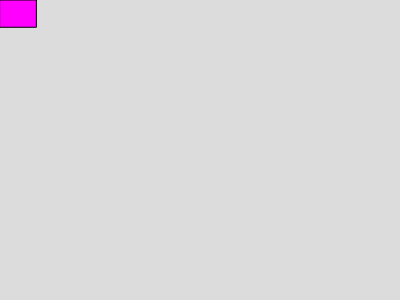
Frame 1 (no input)
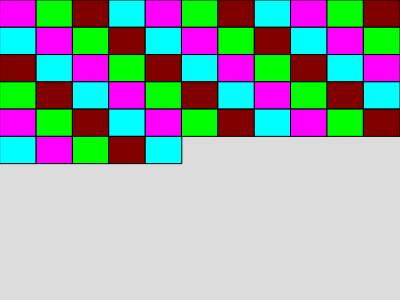
Frame 60 (no input)
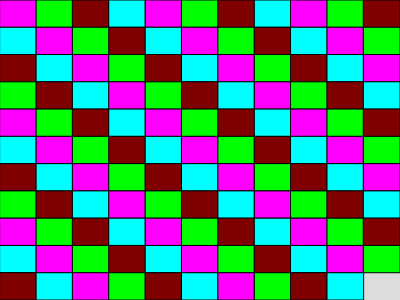
Frame 120 (the mouse pressed at the canvas centre since frame 60)

The p5.js sketch that drew these frames (run headless with seeded random() and noise() and a simulated clock; from frame 60 on, the mouse is pressed at the canvas centre):

// p5.js sketch
// ── sketch.js
// https://editor.p5js.org/jht1493/sketches/V3Oxjt6Tk
// 5.0 array colors rect

let nstep = 11;
let acolors = ["aqua", "fuchsia", "lime", "maroon"];
// "navy", "olive", "purple", "silver",
// "teal", "yellow", "blue", "green", "red",

let colorIndex = 0;
let xloc = 0;
let yloc = 0;
let xstep;
let ystep;

function setup() {
  createCanvas(400, 300);
  xstep = width / nstep;
  ystep = height / nstep;
  background(220);
}

function draw() {
  colorIndex = (colorIndex + 1) % acolors.length;
  let scolr = acolors[colorIndex];
  fill(scolr);
  rect(xloc, yloc, xstep, ystep);
  xloc += xstep;
  if (xloc > width) {
    xloc = 0;
    yloc += ystep;
    if (yloc > height) {
      yloc = 0;
    }
  }
}

// https://editor.p5js.org/jht1493/sketches/akS3a9N6d
// 5.0 array of colors names

// aqua,  blue, fuchsia, green, lime, maroon,
// navy, olive, purple, red, silver, teal, yellow

// https://editor.p5js.org/jht1493/sketches/vhPVm8WCWX
// color array
